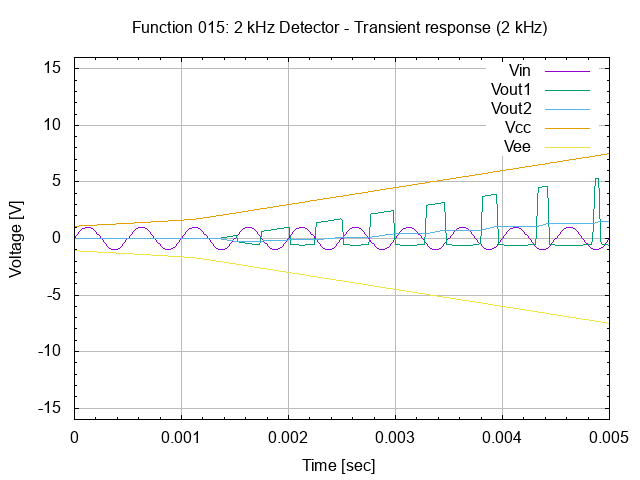

The script that saved this image:
# setup terminal
set term png

# setup graph
set output "26.015.00.01.01.03.png"
set title "Function 015: 2 kHz Detector - Transient response (2 kHz)"

# setup Y-axis
set yrange [-16:16]
set grid ytics lt 1 lw 1 lc rgb "#bbbbbb"
set mytics
set ylabel "Voltage [V]"

# setup X-axis
set grid xtics lt 1 lw 1 lc rgb "#bbbbbb"
set mxtics
set xrange [0:0.005]
set xlabel "Time [sec]"

# setup plot style
set style data lines
plot '26.015.00.01.01.dat' using 1:2 title "Vin", \
     '26.015.00.01.01.dat' using 1:3 title "Vout1", \
     '26.015.00.01.01.dat' using 1:4 title "Vout2", \
     '26.015.00.01.01.dat' using 1:5 title "Vcc", \
     '26.015.00.01.01.dat' using 1:6 title "Vee"

# set output back to default
set output

# reset terminal type
set terminal pop
